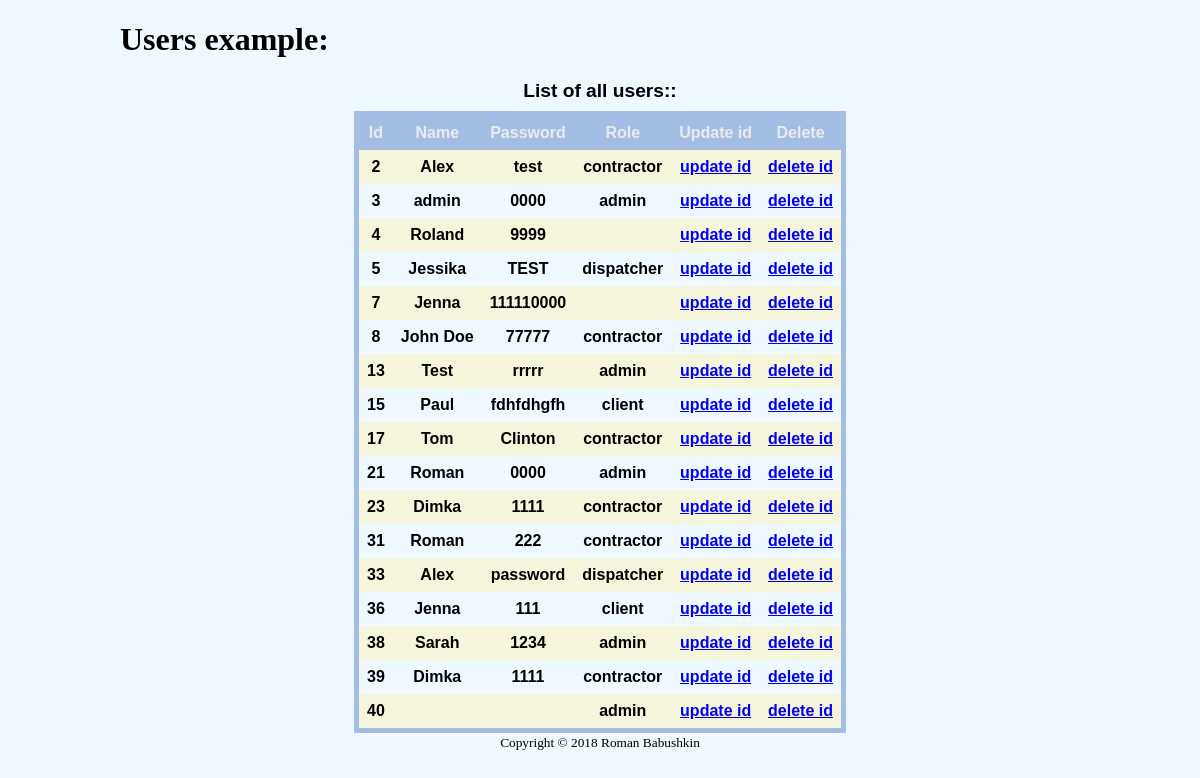
/mvc/Views/ListUsers.php, run on the app's committed database.
### tables this page shows
CREATE TABLE `users` (
  `id` int(11) NOT NULL AUTO_INCREMENT,
  `name` varchar(10) NOT NULL,
  `password` varchar(45) NOT NULL,
  `role` varchar(10) DEFAULT NULL,
  PRIMARY KEY (`id`)
);

### mvc/classes/Database.php (called while the page is built, shortened)
<?php
class Database {
    public static $host = "127.0.0.1";
    public static $dbName = "workorder";
    public static $userName = "root";
    public static $password = "1982";
  private static function con() {
    $pdo = new PDO("mysql:host=".self::$host.";dbname=".self::$dbName.";charset=utf8", self::$userName, self::$password);
    $pdo->setAttribute(PDO::ATTR_EMULATE_PREPARES, false);
    $pdo->setAttribute(PDO::ATTR_ERRMODE, PDO::ERRMODE_EXCEPTION);
    return $pdo;
  }
  public static function query($query, $params = array()) {
    $stmt = self::con()->prepare($query);
    $stmt->execute($params);
    $data = $stmt->fetchAll();
    return $data;
  }
}
?>

### mvc/Controllers/UserImpl.php (called while the page is built, shortened)
<?php
class UserImpl extends Controller {
    public static function listUsers() {
        return (self::query("SELECT * FROM users"));
    }
}
?>

### mvc/Views/ListUsers.php (the view, shortened to what this page needs)
<!doctype html>
<html>
 <head>
</head>
<body id="wrapper">
       <h1>Users example:</h1>
        <table>
        <caption>List of all users::</caption>
            <tr>
                <th>Id</th>
                <th>Name</th>
                <th>Password</th>
                <th>Role</th>
                <th>Update id</th>
                <th>Delete</th>
            </tr>
  <?php
            $data = UserImpl::listUsers();
            foreach( $data as $row ) {
            echo "<tr>";
            echo "<th>".$row['id']."</th>";
            echo "<th>".$row['name']."</th>";
            echo "<th>".$row['password']."</th>";
            echo "<th>".$row['role']."</th>";
echo "<th><a href=\"updateUser?id=".$row['id']."\">update id</a></th>";
echo "<th><a href=\"deleteUser?id=".$row['id']."\">delete id</a></th>";
            echo "</tr>";
            }
        echo "</table>";
    ?>
<?php      include 'footer.php'; ?>
</body>
</html>

### mvc/Views/footer.php
<footer> <small>Copyright &copy; 2018 Roman Babushkin</small></footer>

### data on the page
users: id "2", name "Alex", password "test", role "contractor"
users: id "3", name "admin", password "0000", role "admin"
users: id "4", name "Roland", password "9999"
users: id "5", name "Jessika", password "TEST", role "dispatcher"
users: id "7", name "Jenna", password "111110000"
users: id "8", name "John Doe", password "77777", role "contractor"
users: id "13", name "Test", password "rrrrr", role "admin"
users: id "15", name "Paul", password "fdhfdhgfh", role "client"
users: id "17", name "Tom", password "Clinton", role "contractor"
users: id "21", name "Roman", password "0000", role "admin"
users: id "23", name "Dimka", password "1111", role "contractor"
users: id "31", name "Roman", password "222", role "contractor"
users: id "33", name "Alex", password "password", role "dispatcher"
users: id "36", name "Jenna", password "111", role "client"
users: id "38", name "Sarah", password "1234", role "admin"
users: id "39", name "Dimka", password "1111", role "contractor"
users: id "40", role "admin"
